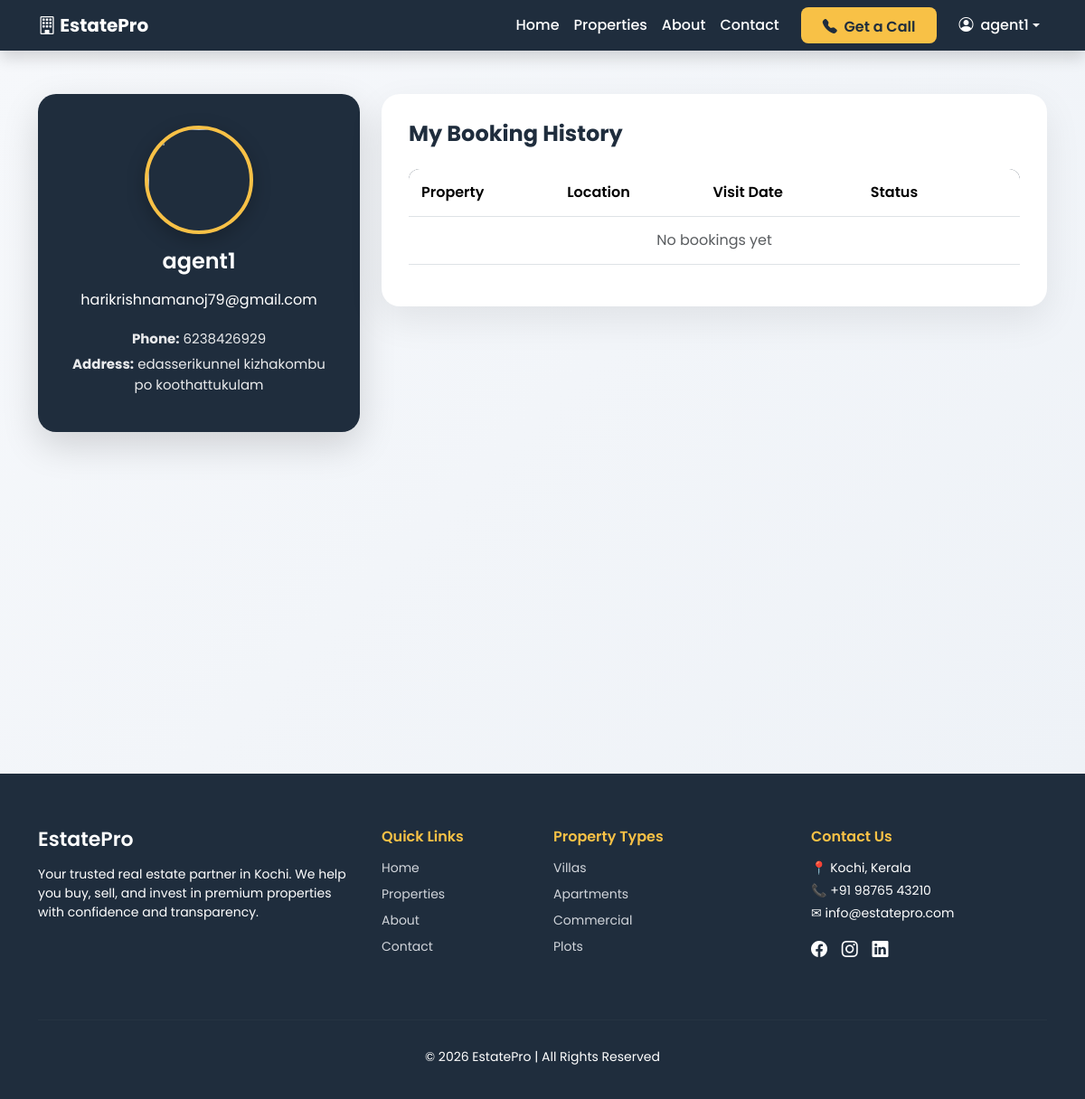
/accounts/profile/ (signed in), run on the app's committed database.
### accounts/models.py (models this page shows, shortened)
class Profile(models.Model):
    user = models.OneToOneField(User, on_delete=models.CASCADE)
    phone = models.CharField(max_length=20)
    address = models.TextField()
    is_agent = models.BooleanField(default=False)
    profile_image = models.ImageField(upload_to='agents/', blank=True, null=True)
    bio = models.TextField(blank=True)

### accounts/views.py (the view, shortened to what this page needs)
# urls.py: path('profile/', views.profile_view, name='profile'),
@login_required
def profile_view(request):
    user = request.user
    profile = user.profile
    bookings = VisitBooking.objects.filter(user=user).select_related('property').order_by('-created_at')
    return render(request, 'profile.html', {
        'profile': profile,
        'bookings': bookings
    })

### templates/profile.html
{% extends 'base.html' %}
{% block content %}
<section class="profile-section py-5">
    <div class="container">
        <div class="row g-4">
            <div class="col-lg-4">
                <div class="profile-card text-center">
                    {% if profile.image %}
                    <img src="{{ profile.image.url }}" class="profile-img">
                    {% else %}
                    <img src="https://cdn-icons-png.flaticon.com/512/3135/3135715.png" class="profile-img">
                    {% endif %}
                    <h4 class="mt-3">{{ request.user.username }}</h4>
                    <p class="mt-3">{{ request.user.email }}</p>
                    <div class="profile-info">
                        <p><strong>Phone:</strong> {{ profile.phone }}</p>
                        <p><strong>Address:</strong> {{ profile.address }}</p>
                    </div>
                </div>
            </div>
            <div class="col-lg-8">
                <div class="booking-card">
                    <h4 class="section-title mb-4">My Booking History</h4>
                    <div class="table-responsive">
                        <table class="table booking-table align-middle">
                            <thead>
                                <tr>
                                    <th>Property</th>
                                    <th>Location</th>
                                    <th>Visit Date</th>
                                    <th>Status</th>
                                    <th></th>
                                </tr>
                            </thead>
                            <tbody>
                                {% for booking in bookings %}
                                <tr>
                                    <td>
                                        <strong>{{ booking.property.title }}</strong>
                                    </td>
                                    <td>{{ booking.property.location }}</td>
                                    <td>{{ booking.visit_date }}</td>
                                    <td>
                                        {% if booking.status == "Pending" %}
                                        <span class="badge status-pending">Pending</span>
                                        {% elif booking.status == "Approved" %}
                                        <span class="badge status-approved">Approved</span>
                                        {% else %}
                                        <span class="badge status-cancelled">Cancelled</span>
                                        {% endif %}
                                    </td>
                                    <td>
                                        <a href="{% url 'property_detail' booking.property.slug %}" class="btn-view">
                                            View
                                        </a>
                                    </td>
                                </tr>
                                {% empty %}
                                <tr>
                                    <td colspan="5" class="text-center text-muted">
                                        No bookings yet
                                    </td>
                                </tr>
                                {% endfor %}
                            </tbody>
                        </table>
                    </div>
                </div>
            </div>
        </div>
    </div>
</section>
{% endblock %}

### templates/base.html (shortened to what this page needs)
{% load static %}
<!DOCTYPE html>
<html lang="en">
<head>
    <link href="https://cdn.jsdelivr.net/npm/bootstrap@5.3.2/dist/css/bootstrap.min.css" rel="stylesheet">
    <link href="https://cdn.jsdelivr.net/npm/bootstrap-icons@1.11.1/font/bootstrap-icons.css" rel="stylesheet">
    <link rel="stylesheet" href="{% static 'css/style.css' %}">
</head>
<body>
    <nav class="navbar navbar-expand-lg navbar-dark shadow custom-navbar">
        <div class="container">
            <a class="navbar-brand fw-bold" href="/">
                <i class="bi bi-building"></i> EstatePro
            </a>
            <div class="collapse navbar-collapse justify-content-end" id="navbarNav">
                <ul class="navbar-nav align-items-lg-center">
                    <li class="nav-item">
                        <a class="nav-link" href="/">Home</a>
                    </li>
                    <li class="nav-item">
                        <a class="nav-link" href="/properties/">Properties</a>
                    </li>
                    <li class="nav-item">
                        <a class="nav-link" href="/about/">About</a>
                    </li>
                    <li class="nav-item">
                        <a class="nav-link" href="/contact/">Contact</a>
                    </li>
                    <li class="nav-item ms-lg-3 mb-2 mb-lg-0">
                        <a href="/contact/" class="btn btn-gold px-4">
                            <i class="bi bi-telephone-fill me-1"></i> Get a Call
                        </a>
                    </li>
                    {% if user.is_authenticated %}
                    <li class="nav-item dropdown ms-lg-3">
                        <a class="nav-link dropdown-toggle d-flex align-items-center" href="#" role="button"
                            data-bs-toggle="dropdown">
                            <i class="bi bi-person-circle me-2"></i>
                            {{ user.username }}
                        </a>
                    </li>
                    {% else %}
                    <li class="nav-item ms-lg-3">
                        <a class="btn btn-outline-light px-3" href="{% url 'login' %}">
                            Login
                        </a>
                    </li>
                    {% endif %}
                </ul>
            </div>
        </div>
    </nav>
    <div class="main-content">
        {% block content %}
        {% endblock %}
    </div>
    <footer class="footer-section text-white">
        <div class="container">
            <div class="row">
                <div class="col-lg-4 col-md-6 mb-4">
                    <h5 class="footer-title">EstatePro</h5>
                    <p>
                        Your trusted real estate partner in Kochi.
                        We help you buy, sell, and invest in premium properties
                        with confidence and transparency.
                    </p>
                </div>
                <div class="col-lg-2 col-md-6 mb-4">
                    <h6 class="footer-heading">Quick Links</h6>
                    <ul class="footer-links">
                        <li><a href="/">Home</a></li>
                        <li><a href="/properties/">Properties</a></li>
                        <li><a href="/about/">About</a></li>
                        <li><a href="/contact/">Contact</a></li>
                    </ul>
                </div>
                <div class="col-lg-3 col-md-6 mb-4">
                    <h6 class="footer-heading">Property Types</h6>
                    <ul class="footer-links">
                        <li><a href="#">Villas</a></li>
                        <li><a href="#">Apartments</a></li>
                        <li><a href="#">Commercial</a></li>
                        <li><a href="#">Plots</a></li>
                    </ul>
                </div>
                <div class="col-lg-3 col-md-6 mb-4">
                    <h6 class="footer-heading">Contact Us</h6>
                    <p class="mb-1">📍 Kochi, Kerala</p>
                    <p class="mb-1">📞 +91 98765 43210</p>
                    <p class="mb-1">✉ info@estatepro.com</p>
                    <div class="social-icons mt-3">
                        <a href="#"><i class="bi bi-facebook"></i></a>
                        <a href="#"><i class="bi bi-instagram"></i></a>
                        <a href="#"><i class="bi bi-linkedin"></i></a>
                    </div>
                </div>
            </div>
            <hr class="footer-divider">
            <div class="text-center pb-3">
                <p class="mb-0">
                    © 2026 EstatePro | All Rights Reserved
                </p>
            </div>
        </div>
    </footer>
</body>
</html>

### static/css/style.css (style rules this page uses)
body { font-family: 'Poppins', sans-serif; background-color: #f8f9fa; margin: 0; padding: 0; }
.main-content { min-height: 70vh; padding-top: 0px; }
.custom-navbar { background-color: #1f2d3d; }
.custom-navbar .nav-link { color: #ffffff !important; font-weight: 500; transition: 0.3s ease; }
.btn-gold { background-color: #f8c146; border: none; color: #1f2d3d; font-weight: 600; border-radius: 6px; transition: 0.3s ease; height: 50px; }
footer { background: #111; color: #bbb; padding: 25px 0; font-size: 14px; }
footer a { color: #f8c146; text-decoration: none; }
.btn-gold { height:55px; border-radius:50px; background:#f8c146; color:#1f2d3d; font-weight:600; border:none; transition:0.3s ease; }
.footer-section { background-color: #1f2d3d; padding: 60px 0 20px 0; }
.footer-title { font-weight: 600; font-size: 22px; margin-bottom: 15px; }
.footer-heading { font-weight: 600; margin-bottom: 15px; color: #f8c146; }
.footer-links { list-style: none; padding: 0; }
.footer-links li { margin-bottom: 8px; }
.footer-links a { text-decoration: none; color: #d1d5db; transition: 0.3s ease; }
.footer-divider { border-color: rgba(255,255,255,0.1); margin: 30px 0; }
.social-icons a { color: #ffffff; margin-right: 12px; font-size: 18px; transition: 0.3s ease; }
.btn-gold { background: #f8c146; color: #1f2d3d; font-weight: 600; }
.btn-gold { background-color: #f8c146; border: none; font-weight: 600; border-radius: 8px; padding: 10px; color: #1f2d3d; transition: 0.3s ease; }
.section-title { color: #f8c146; margin-bottom: 20px; }
.btn-gold { background-color: #f8c146; border: none; color: #1f2d3d; font-weight: 600; border-radius: 8px; padding: 8px 18px; transition: 0.3s ease; }
.btn-gold { background-color: #f8c146; border: none; color: #1f2d3d; font-weight: 600; border-radius: 8px; padding: 10px; transition: 0.3s ease; }
.btn-gold { background-color: #f8c146; border: none; color: #1f2d3d; font-weight: 600; border-radius: 8px; padding: 10px 20px; transition: 0.3s ease; }
.btn-gold { background-color: #f8c146; border: none; color: #1f2d3d; font-weight: 600; border-radius: 8px; transition: 0.3s ease; }
.btn-gold { background-color: #f8c146; border: none; color: #1f2d3d; font-weight: 600; }
.table-responsive { border-radius: 12px; overflow: hidden; }
.btn-gold { background: #f8c146; color: #1f2d3d; font-weight: 600; height: 40px; }
.profile-section { background: linear-gradient(135deg,#f6f8fb,#eef2f7); min-height: 100vh; }
.profile-card { background:#1f2d3d; color:#ffffff; border-radius:20px; padding:35px; text-align:center; box-shadow:0 15px 40px rgba(0,0,0,0.15); transition:all .35s ease; }
.profile-img { width:120px; height:120px; border-radius:50%; object-fit:cover; border:4px solid #f8c146; box-shadow:0 6px 20px rgba(0,0,0,0.25); }
.profile-card h4 { margin-top:15px; font-weight:600; }
.profile-card p { margin-bottom:6px; }
.profile-info { margin-top:20px; font-size:15px; opacity:0.9; }
.booking-card { background:#ffffff; border-radius:20px; padding:30px; box-shadow:0 15px 40px rgba(0,0,0,0.08); }
.section-title { font-weight:700; color:#1f2d3d; }
.booking-table { border-collapse:separate; border-spacing:0; }
.booking-table thead { background:#1f2d3d; color:#ffffff; }
.booking-table th { padding:14px; font-weight:600; }
.booking-table td { padding:14px; vertical-align:middle; }
.booking-table tbody tr { transition:0.25s; }

### data on the page
Profile: phone "6238426929", address "edasserikunnel kizhakombu po koothattukulam"

### other printed values
{{ user.username }} "agent1"
{{ request.user.username }} "agent1"
{{ request.user.email }} "harikrishnamanoj79@gmail.com"
